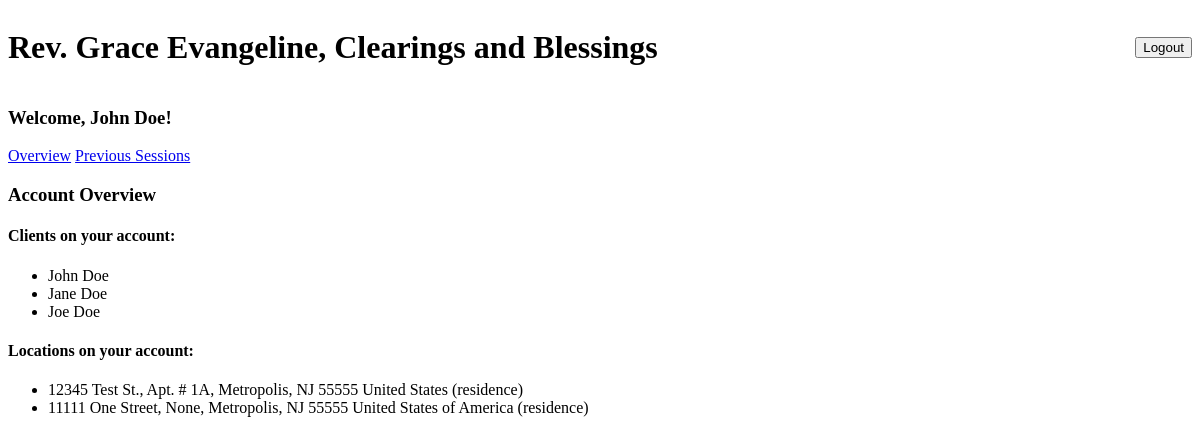
The app's page /user_overview/ (signed in) with its own data.
### app/models.py (models this page shows, shortened)
class Client(models.Model):
    profile=models.ForeignKey(Profile, on_delete=models.CASCADE, related_name="clients")
    first_name=models.CharField(max_length=15, null=True)
    last_name=models.CharField(max_length=20, null=True)
    email=models.EmailField(blank=True, null=True, unique=True)
    is_user=models.BooleanField(default=False, editable=False)
    def __str__(self):
        return f"{self.first_name} {self.last_name}"

class Location(models.Model):
    RESIDENCE = "residence"
    BUSINESS = "business"
    LOCATION_TYPE_CHOICES = [
        (RESIDENCE, "Residence"),
        (BUSINESS, "Business")
    ]
    profile=models.ForeignKey(Profile, on_delete=models.CASCADE, related_name="locations")
    location_type=models.CharField(
        max_length=20,
        choices=LOCATION_TYPE_CHOICES,
        default=RESIDENCE
    )
    street=models.CharField(max_length=20, null=True)
    street_ext=models.CharField(max_length=10, null=True, blank=True)
    city=models.CharField(max_length=20, null=True)
    state=models.CharField(max_length=20, null=True)
    zip_code=models.CharField(max_length=10, null=True)
    country=models.CharField(max_length=50, null=True)
    def __str__(self):
        return f"{self.street}, {self.street_ext}, {self.city}, {self.state} {self.zip_code} {self.country} ({self.location_type})"

### app/views.py (the view)
# urls.py: path("user_overview/", app.views.user_overview, name='user_overview'),
@login_required
def user_overview(request):
    profile = request.user.profile
    primary_client = profile.primary_client if profile.primary_client else None
    if primary_client:
        primary_client_id = request.user.id
        user_client = User.objects.get(id=primary_client_id)
        clients = Client.objects.filter(profile=user_client.profile)
        locations = Location.objects.filter(profile=user_client.profile)
        context = {
            'profile': profile,
            'user_client': user_client,
            'clients': clients,
            'locations': locations,
            'primary_client_first_name': primary_client.first_name,
            'primary_client_last_name': primary_client.last_name,
        }
    else:
        context = {
            'error': "No primary client found for your profile.",
        }
    return render(request, 'user_overview.html', context)

### app/models.py (called while the page is built)
    @property
    def primary_client(self):
        return self.clients.get(is_user=True)

### app/templates/user_overview.html
{% extends 'user_profile.html' %}
{% block content %}
    <h3>Account Overview</h3>
    <h4>Clients on your account:</h4>
    <ul>
        {% for client in clients %}
            <li>{{ client }}</li>
        {% empty %}
            <li>No clients found.</li>
        {% endfor %}
    </ul>
    <h4>Locations on your account:</h4>
    <ul>
        {% for location in locations %}
            <li>{{ location }}</li>
        {% empty %}
            <li>No locations found.</li>
        {% endfor %}
    </ul>
{% endblock %}

### app/templates/user_profile.html (shortened to what this page needs)
<!DOCTYPE html>
<html lang="en">
<head>
    <link href="https://cdn.jsdelivr.net/npm/select2@4.1.0-rc.0/dist/css/select2.min.css" rel="stylesheet" />
    {% load static %}
    <link rel="stylesheet" href="{% static 'app/css/prev_location_sheets.css' %}">
    <link rel="stylesheet" href="{% static 'app/css/prev_session_sheets.css' %}">
    <link rel="stylesheet" href="{% static 'app/css/update_forms.css' %}">
</head>
<body>
    <header style="display: flex; justify-content: space-between; align-items: center;">
        <h1>Rev. Grace Evangeline, Clearings and Blessings</h1>
    <form action="{% url 'logout' %}" method="post">
        <button type="submit">Logout</button>
    </form>
    </header>
    <main>
        <div class="secondary_navbar">
            <h3>Welcome, {{ primary_client_first_name }} {{ primary_client_last_name }}!</h3>
            <a href="{% url 'user_overview' %}">Overview</a>
            <a href="{% url 'user_prev_sessions' %}">Previous Sessions</a>
        </div>
        {% block content %}
        {% endblock %}
    </main>
</body>
</html>

### records on screen
Client: first_name "John", last_name "Doe", first_name+last_name "John Doe"
Client: first_name+last_name "Jane Doe"
Client: first_name+last_name "Joe Doe"
Location: street+street_ext+city "12345 Test St., Apt. # 1A, Metropolis, NJ 55555 United States (residence)"
Location: street+street_ext+city "11111 One Street, None, Metropolis, NJ 55555 United States of America (residence)"
